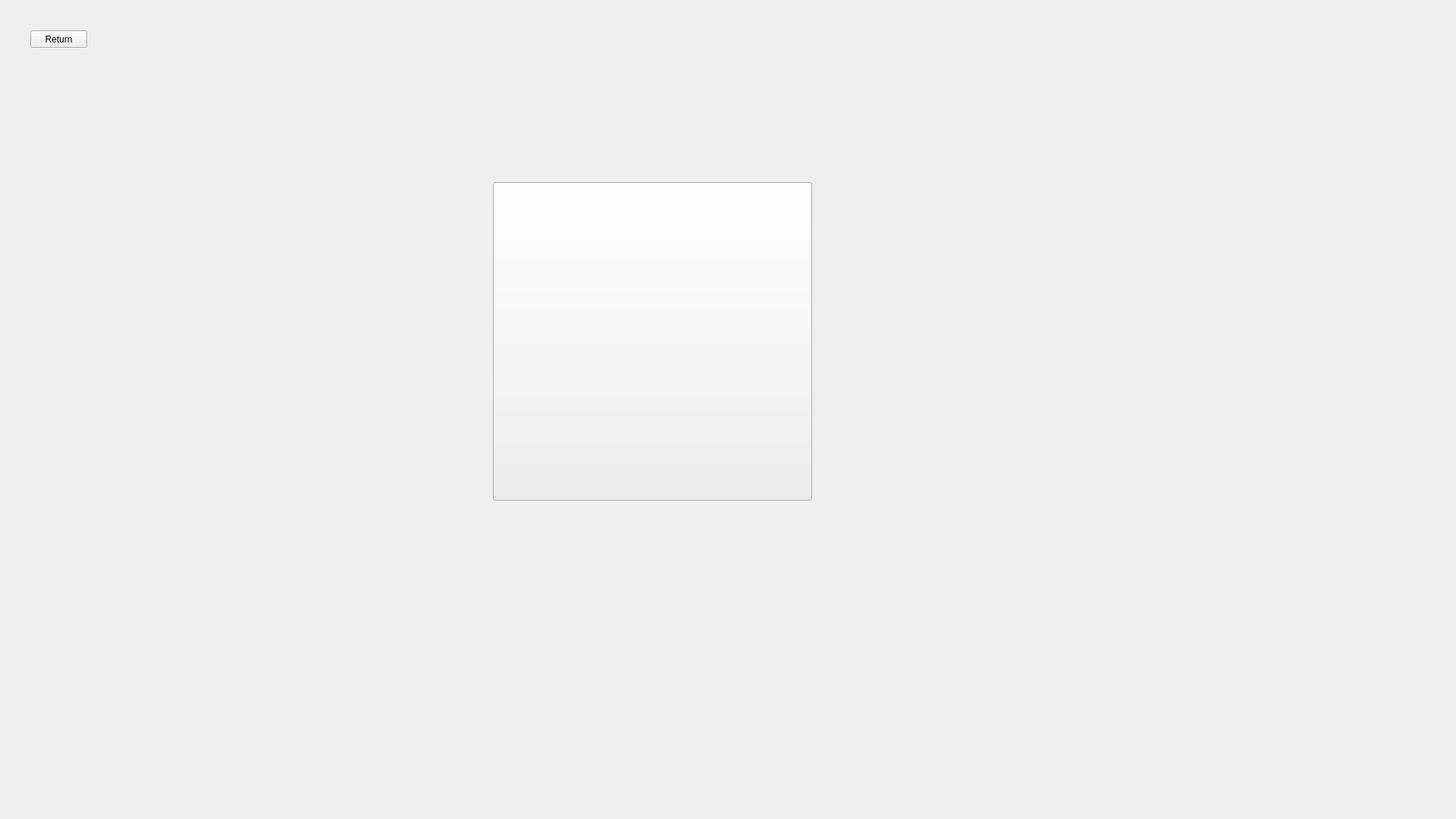
<?xml version="1.0" encoding="UTF-8"?>
<ui version="4.0">
 <class>FormExit</class>
 <widget class="QWidget" name="FormExit">
  <property name="geometry">
   <rect>
    <x>0</x>
    <y>0</y>
    <width>1920</width>
    <height>1080</height>
   </rect>
  </property>
  <property name="windowTitle">
   <string>Form</string>
  </property>
  <widget class="QPushButton" name="pushButtonReturn">
   <property name="geometry">
    <rect>
     <x>40</x>
     <y>40</y>
     <width>75</width>
     <height>23</height>
    </rect>
   </property>
   <property name="text">
    <string>Return</string>
   </property>
  </widget>
  <widget class="QPushButton" name="pushButton">
   <property name="geometry">
    <rect>
     <x>650</x>
     <y>240</y>
     <width>421</width>
     <height>420</height>
    </rect>
   </property>
   <property name="text">
    <string/>
   </property>
   <property name="icon">
    <iconset resource="res.qrc">
     <normaloff>:/bds_UIs/exitIcon.png</normaloff>:/bds_UIs/exitIcon.png</iconset>
   </property>
   <property name="iconSize">
    <size>
     <width>420</width>
     <height>420</height>
    </size>
   </property>
  </widget>
 </widget>
 <resources>
  <include location="res.qrc"/>
 </resources>
 <connections/>
</ui>
